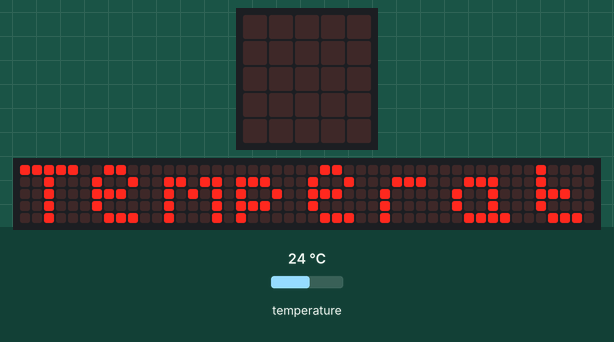
Simulated run of this program. Board: BBC micro:bit (MakeCode). Parts: the board's 5×5 LED display, a strip that is not on the board, showing the scrolling text unrolled. The test bench sets the inputs (shaded band); at power-on: temperature 24 °C. The 48×5 strip is a reading aid, not a part: it shows the text the display is scrolling, unrolled, one strip-width of it at a time.

Above: at 0.07 s.
At 2.62 s:
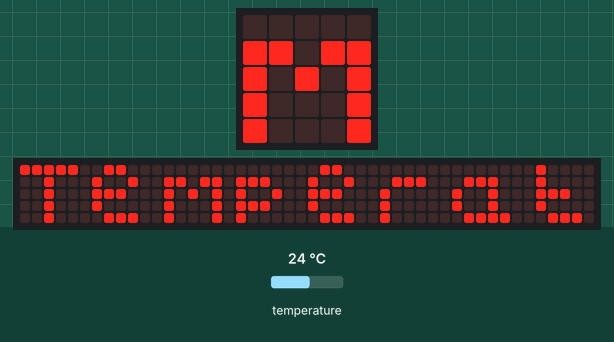
At 5.32 s:
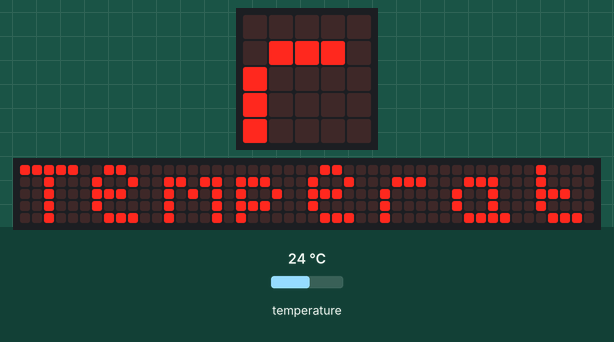
At 10.72 s:
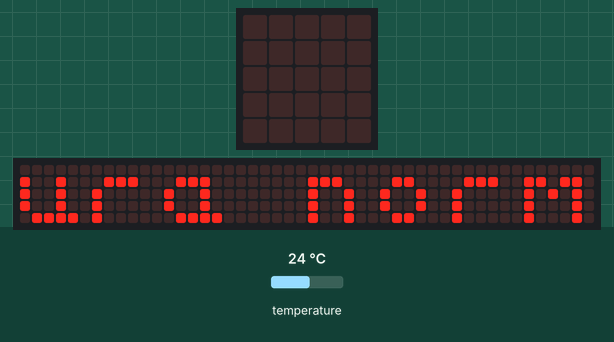
At 16.87 s:
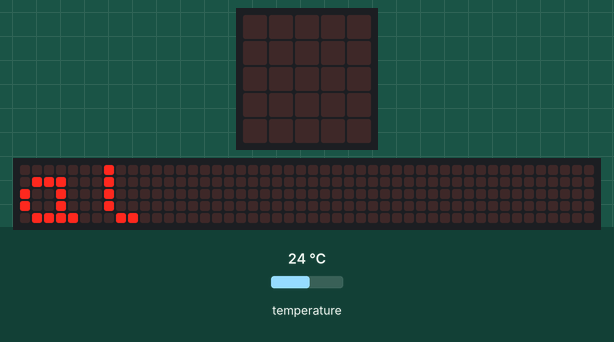
At 19.65 s:
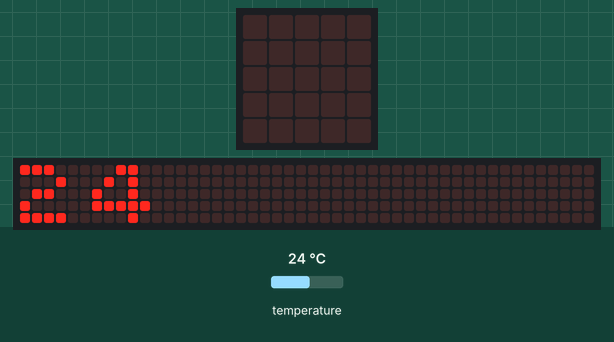

Measured:
- by itself, everything shown: repeats every 19.8 s, in 128 steps
- what the display in image 3 shows lasts 0.5 s, from 10.5 s to 11.0 s

The program:

main.ts
```typescript
let temp: string;
while (true) {
    temp = "" + input.temperature()
    if (input.temperature() >= 25) {
        basic.showString("No puede hacer tanto CALOR")
        basic.showString(temp)
    } else if (input.temperature() >= 15 && input.temperature() < 25) {
        basic.showString("Temperatura normal")
        basic.showString(temp)
    } else {
        basic.showString("Tengo frio....")
        basic.showString(temp)
    }

}
```

test.ts
```typescript
// aquí va el archivo "tests"; esto no se compilará cuando este paquete se utilice como una extensión.
```
